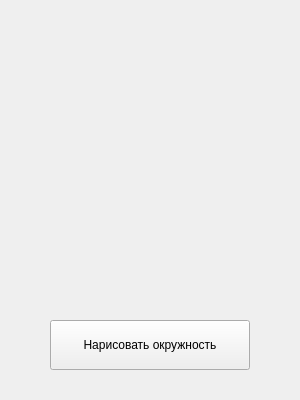
<?xml version="1.0" encoding="UTF-8"?>
<ui version="4.0">
 <class>Form</class>
 <widget class="QWidget" name="Form">
  <property name="geometry">
   <rect>
    <x>0</x>
    <y>0</y>
    <width>300</width>
    <height>400</height>
   </rect>
  </property>
  <property name="windowTitle">
   <string>Git и жёлтые окружности</string>
  </property>
  <widget class="QPushButton" name="btn">
   <property name="geometry">
    <rect>
     <x>50</x>
     <y>320</y>
     <width>200</width>
     <height>50</height>
    </rect>
   </property>
   <property name="text">
    <string>Нарисовать окружность</string>
   </property>
  </widget>
 </widget>
 <resources/>
 <connections/>
</ui>
